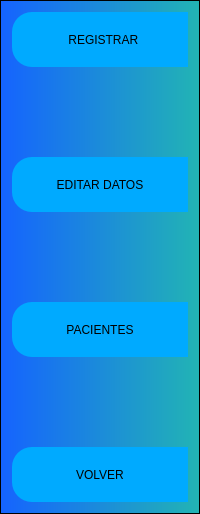
        <widget class="QFrame" name="frame_lateral">
         <property name="minimumSize">
          <size>
           <width>200</width>
           <height>0</height>
          </size>
         </property>
         <property name="maximumSize">
          <size>
           <width>0</width>
           <height>16777215</height>
          </size>
         </property>
         <property name="layoutDirection">
          <enum>Qt::LeftToRight</enum>
         </property>
         <property name="autoFillBackground">
          <bool>false</bool>
         </property>
         <property name="styleSheet">
          <string notr="true">
QFrame{
background-color:qlineargradient(spread:pad, x1:0, y1:0, x2:1, y2:0, stop:0 rgba(21, 99, 255, 255), stop:1 rgba(34, 180, 180, 255));
}



QPushButton{
background-color:  rgb(0, 170, 255);
border-top-left-radius: 20px;
border-bottom-left-radius: 20px;

font: 75 11pt &quot;Arial Narrow&quot;;
	
}

QPushButton:hover{
background-color: white;
border-top-left-radius: 20px;
border-bottom-left-radius: 20px;

font: 75 12pt &quot;Arial Narrow&quot;;
}</string>
         </property>
         <property name="frameShape">
          <enum>QFrame::StyledPanel</enum>
         </property>
         <property name="frameShadow">
          <enum>QFrame::Plain</enum>
         </property>
         <layout class="QVBoxLayout" name="verticalLayout_4">
          <item>
           <layout class="QVBoxLayout" name="verticalLayout_2">
            <property name="spacing">
             <number>90</number>
            </property>
            <item>
             <widget class="QPushButton" name="boton_registrar">
              <property name="minimumSize">
               <size>
                <width>0</width>
                <height>55</height>
               </size>
              </property>
              <property name="maximumSize">
               <size>
                <width>16777215</width>
                <height>55</height>
               </size>
              </property>
              <property name="styleSheet">
               <string notr="true"/>
              </property>
              <property name="text">
               <string>  REGISTRAR</string>
              </property>
              <property name="icon">
               <iconset>
                <normaloff>icons8-registrarse-en-el-calendario-47.png</normaloff>icons8-registrarse-en-el-calendario-47.png</iconset>
              </property>
              <property name="iconSize">
               <size>
                <width>32</width>
                <height>32</height>
               </size>
              </property>
             </widget>
            </item>
            <item>
             <widget class="QPushButton" name="boton_editar">
              <property name="minimumSize">
               <size>
                <width>0</width>
                <height>55</height>
               </size>
              </property>
              <property name="maximumSize">
               <size>
                <width>16777215</width>
                <height>55</height>
               </size>
              </property>
              <property name="styleSheet">
               <string notr="true"/>
              </property>
              <property name="text">
               <string>EDITAR DATOS</string>
              </property>
              <property name="icon">
               <iconset>
                <normaloff>icons8-editar-carpeta-47.png</normaloff>icons8-editar-carpeta-47.png</iconset>
              </property>
              <property name="iconSize">
               <size>
                <width>32</width>
                <height>32</height>
               </size>
              </property>
             </widget>
            </item>
            <item>
             <widget class="QPushButton" name="boton_buscar">
              <property name="minimumSize">
               <size>
                <width>0</width>
                <height>55</height>
               </size>
              </property>
              <property name="maximumSize">
               <size>
                <width>16777215</width>
                <height>55</height>
               </size>
              </property>
              <property name="styleSheet">
               <string notr="true"/>
              </property>
              <property name="text">
               <string>PACIENTES</string>
              </property>
              <property name="icon">
               <iconset>
                <normaloff>icons8-insurance-agent-47.png</normaloff>icons8-insurance-agent-47.png</iconset>
              </property>
              <property name="iconSize">
               <size>
                <width>32</width>
                <height>32</height>
               </size>
              </property>
             </widget>
            </item>
            <item>
             <widget class="QPushButton" name="boton_buscar_2">
              <property name="minimumSize">
               <size>
                <width>0</width>
                <height>55</height>
               </size>
              </property>
              <property name="maximumSize">
               <size>
                <width>16777215</width>
                <height>55</height>
               </size>
              </property>
              <property name="styleSheet">
               <string notr="true"/>
              </property>
              <property name="text">
               <string>VOLVER</string>
              </property>
              <property name="icon">
               <iconset>
                <normaloff>atras.png</normaloff>atras.png</iconset>
              </property>
              <property name="iconSize">
               <size>
                <width>70</width>
                <height>50</height>
               </size>
              </property>
             </widget>
            </item>
           </layout>
          </item>
         </layout>
        </widget>
